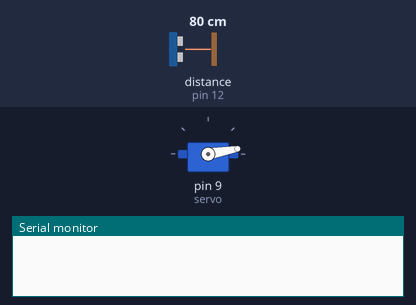
The sketch below on a simulated Arduino Uno, built with avr-gcc and run on an emulated ATmega328P. Parts: servo, the last lines printed to the serial monitor. Wiring (inferred from the names in the program): ultrasonic range finder: trigger pin 13; echo pin 12. The test bench sets the inputs (shaded band); at power-on: distance to the obstacle (sensor on pin 12) 80 cm. The echo pulse lasts 58.3 µs per cm.

Above: at 1.2 s.
1.3 s: distance to the obstacle (sensor on pin 12) set to 53 cm
2.8 s: distance to the obstacle (sensor on pin 12) set to 48 cm
At 3.6 s:
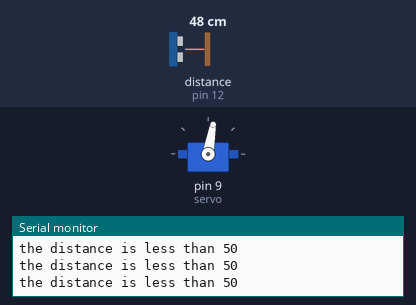
4.3 s: distance to the obstacle (sensor on pin 12) set to 60 cm
At 5.5 s:
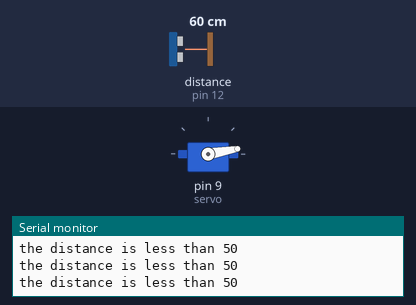
5.8 s: distance to the obstacle (sensor on pin 12) set to 47 cm
At 7.0 s:
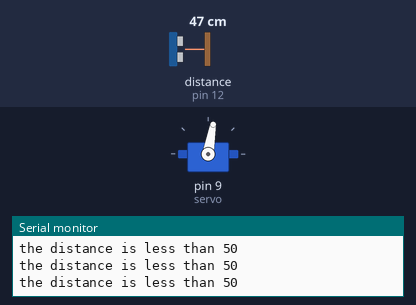
Timing chart, 0 to 8.3 s (numbered marks = the images above; inputs shaded):
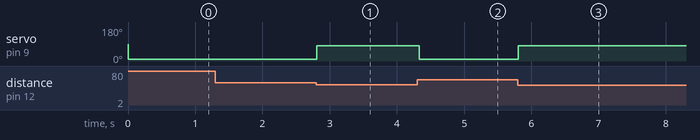

Measured:
- the behaviour switches between 51 and 50 cm on distance to the obstacle (sensor on pin 12) (found by bisection; images 0 and 1)
- after the input at 1.3 s, every drawn part: stays the same
- after the input at 2.8 s, servo on pin 9 (servo): 10° → 80° at once
- after the input at 4.3 s, servo on pin 9 (servo): 80° → 10° at once
- after the input at 5.8 s, servo on pin 9 (servo): 10° → 80° at once

The sketch:

PlantsServo_UltrasonicSensor.ino
```cpp
#include <Servo.h>
#define trigPin 13
#define echoPin 12
Servo servo;
int sound = 250;


void setup() {
  Serial.begin (9600);
  pinMode(trigPin, OUTPUT);
  pinMode(echoPin, INPUT);
  servo.attach(9);
}


void loop() {
  long duration, distance;
  digitalWrite(trigPin, LOW);
  delayMicroseconds(100);
  digitalWrite(trigPin, HIGH);
  delayMicroseconds(10);
  digitalWrite(trigPin, LOW);
  duration = pulseIn(echoPin, HIGH);
  distance = (duration/2) / 29.1;

  if (distance < 50) {
    Serial.println("the distance is less than 50");
    servo.write(80);
  }else {
    // change number smaller for twitching higher for smooth
    servo.write(10);
  }
}
```
